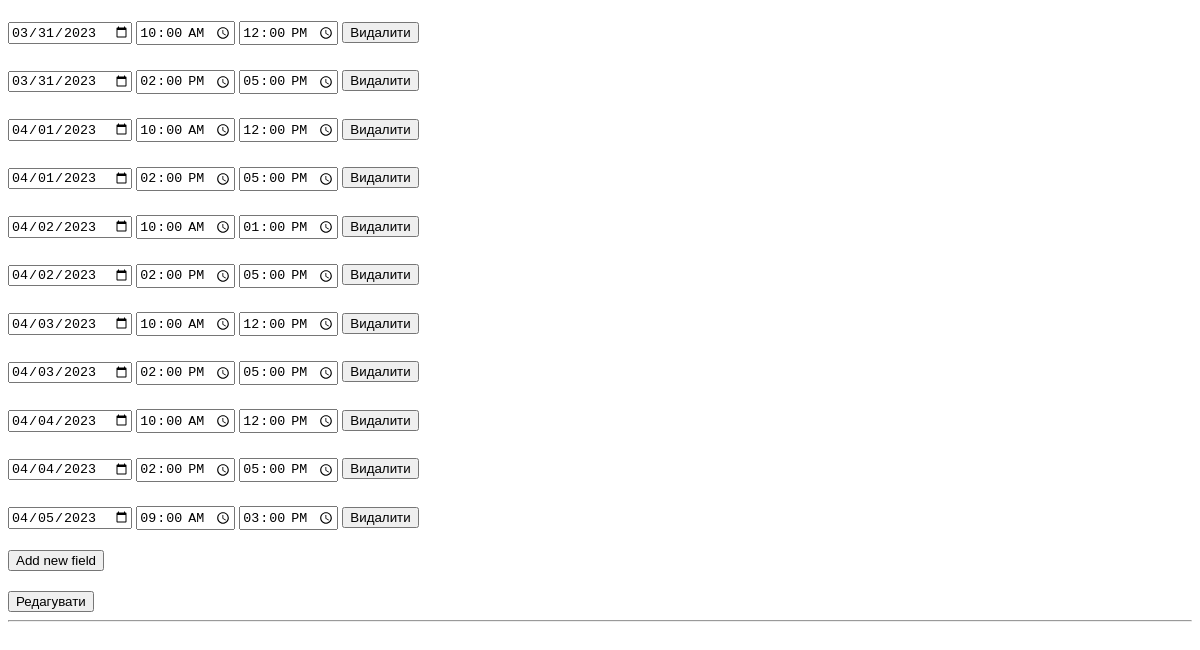
The app's page /panel/specialists/1/ (lower part), older data.
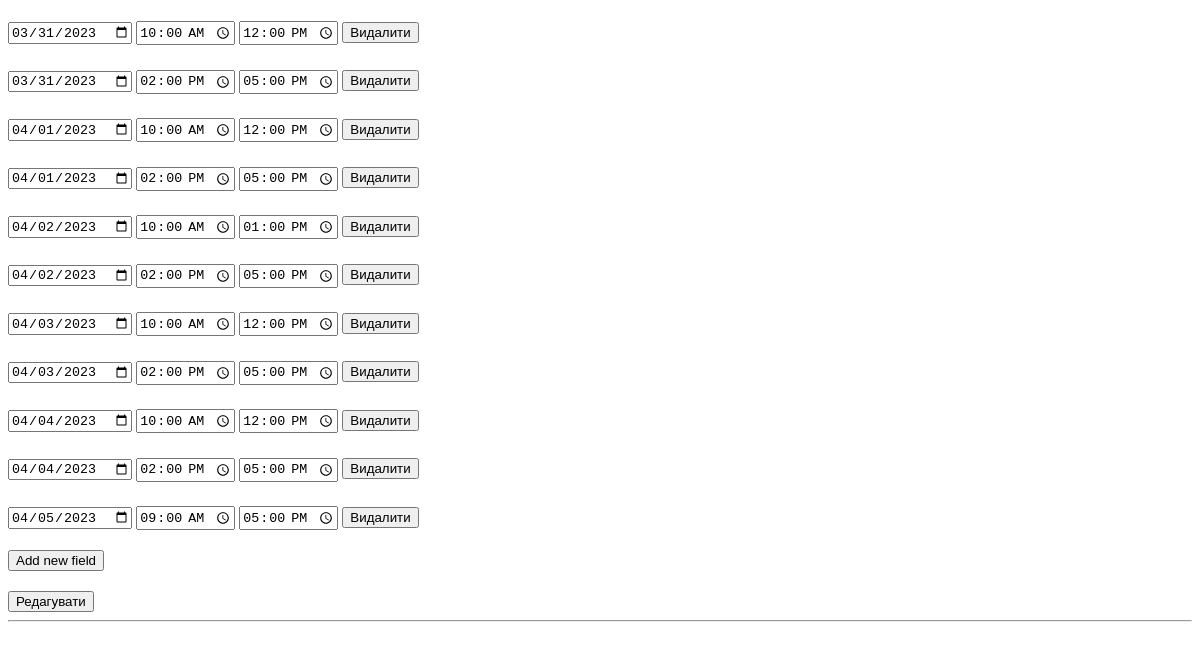
The same page, newer data.
### administrator/models.py (models this page shows)
class Schedule(models.Model):
    master = models.ForeignKey(Master, on_delete=models.CASCADE)
    date = models.DateField()
    start_time = models.TimeField()
    end_time = models.TimeField()

### administrator/views.py (the view, shortened to what this page needs)
# urls.py: path('panel/specialists/<int:specialist_id>/', administrator.views.specialist_id_handler),
def specialist_id_handler(request, specialist_id):
    specialist = get_object_or_404(Master, id=specialist_id)
    specialist_schedule = Schedule.objects.filter(master=specialist).all()
    specialist_services = Services.objects.filter(id__in=specialist.services.all())
    no_specialist_services = Services.objects.exclude(id__in=specialist.services.all())
    return render(request, 'admin_specialist.html', context={'specialist': specialist,
                                                             'specialist_services': specialist_services,
                                                             'no_specialist_services': no_specialist_services,
                                                             'specialist_schedule': specialist_schedule,
                                                             'today': datetime.today()})

### templates/admin_specialist.html (shortened to what this page needs)
<!DOCTYPE html>
<html lang="en">
<head>
</head>
<body>
<form id="schedule_form" method="post", action="edit_schedule">
    {% for schedule in specialist_schedule %}
        <div id="schedule_info">
  <input type="date" id="date-input" name="date_{{ schedule.id }}" value="{{ schedule.date|date:"Y-m-d" }}">
  <input type="time" id="start_time-input" name="start_time_{{ schedule.id }}" value="{{ schedule.start_time|time:"H:i" }}">
  <input type="time" id="end_time-input" name="end_time_{{ schedule.id }}" value="{{ schedule.end_time|time:"H:i" }}">
        <button onclick="deleteRow(this, event)">Видалити</button>
        </div>
{% endfor %}
<div id="new_fields">
<button id="add_field_button" onclick="add_new_field(event)">Add new field</button>
</div>
<button type="submit">Редагувати</button>
</form>
 <hr />
<p>&nbsp;</p>
</body>
</html>

Row changes from the older to the newer data that the page shows:
changed Schedule (number 11 of 11 on the later page): end_time "15:00" → "17:00"
